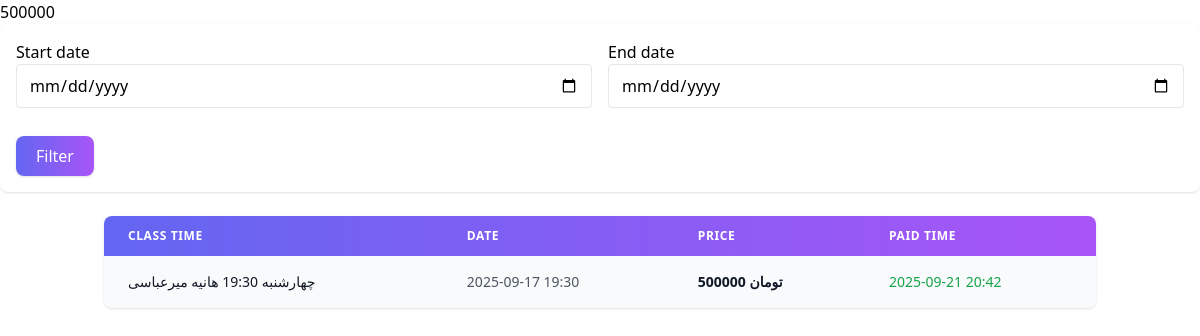
Before: / with the older database file.
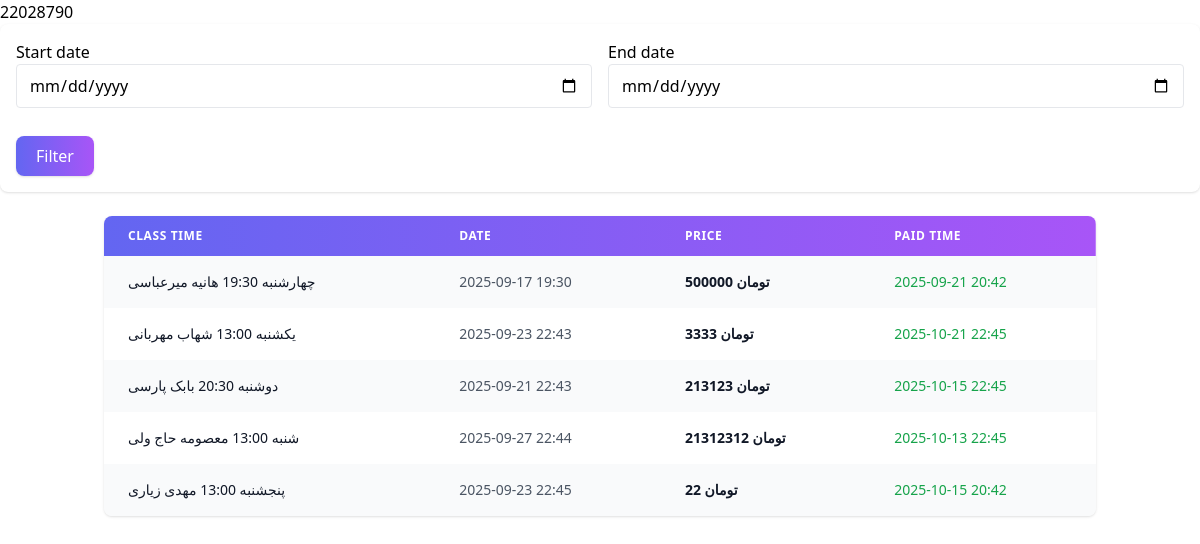
After: the same page with the newer database file.
### classes/models.py (models this page shows, shortened)
class TimeStampMixin(models.Model):
    created_at = models.DateTimeField(auto_now_add=True)
    updated_at = models.DateTimeField(auto_now=True)
    class Meta:
        abstract = True

class Session(TimeStampMixin):
    class_time = models.ForeignKey(to=ClassTime, on_delete=models.PROTECT, related_name="sessions")
    date = models.DateTimeField(default=timezone.now)
    price = models.PositiveIntegerField()
    paid_time = models.DateTimeField(null=True, blank=True)

class ClassTime(TimeStampMixin):
    CHOICES = (
        (1, "شنبه"),
        (2, "یکشنبه"),
        (3, "دوشنبه"),
        (4, "سه شنبه"),
        (5, "چهارشنبه"),
        (6, "پنجشنبه"),
        (7, "جمعه"),
    )
    weekday = models.IntegerField(choices=CHOICES)
    start_time = models.TimeField(default=time(10, 0, 0))
    end_time = models.TimeField(default=time(11, 0, 0))
    classs = models.ForeignKey(to=Class, on_delete=models.CASCADE, related_name="times")
    def __str__(self):
        return f"{self.get_weekday_display()} {str(self.start_time)[:5]} {self.classs.student}"

class Class(TimeStampMixin):
    student = models.OneToOneField(
        to=Student, on_delete=models.PROTECT, related_name="classs"
    )
    class_link = models.URLField()
    upload_link = models.URLField(blank=True, null=True)

class Student(TimeStampMixin):
    COURSES_CHOICES = (
        ("python","python"),
        ("django","django"),
        ("javascript","javascript"),
        ("html","html"),
        ("react.js","react.js"),
        ("scratch","scratch"),
    )
    full_name = models.CharField(max_length=255)
    birth_date = models.DateField(blank=True, null=True)
    country = models.CharField(max_length=127)
    is_active = models.BooleanField(default=True)
    description = models.TextField(blank=True)
    referrer_name = models.CharField(max_length=255, blank=True)
    course = models.CharField(max_length=15, choices=COURSES_CHOICES)
    def __str__(self):
        return f"{self.full_name}"

### classes/views.py (the view)
# urls.py: path('', views.PaymentList.as_view() , name="home"),
class PaymentList(generic.ListView):
    model = Session
    template_name = "payment_list.html"
    context_object_name = "sessions"
    def get_queryset(self):
        queryset = Session.objects.filter(paid_time__isnull=False)
        self.form = DateForm(self.request.GET)
        if self.form.is_valid():
            start = self.form.cleaned_data.get("start_date")
            end = self.form.cleaned_data.get("end_date")
            if start:
                queryset = queryset.filter(date__gte=start)
            if end:
                queryset = queryset.filter(date__lte=end)
        return queryset
    def get_context_data(self, **kwargs):
        form = DateForm()
        context = super().get_context_data(**kwargs)
        context["form"] = form
        context["total_price"] = (
            self.get_queryset().aggregate(total=Sum("price"))["total"] or 0
        )
        return context

### classes/forms.py
class DateForm(forms.Form):
    start_date = forms.DateField(
        required=False,
        widget=forms.DateInput(attrs={
            "type": "date",
            "class": "border px-3 py-2 rounded w-full"
        })
    )
    end_date = forms.DateField(
        required=False,
        widget=forms.DateInput(attrs={
            "type": "date",
            "class": "border px-3 py-2 rounded w-full"
        })
    )

### classes/templates/payment_list.html (shortened to what this page needs)
{% load crispy_forms_tags %}
<!DOCTYPE html>
<html lang="en">
<head>
</head>
<body>
  {{total_price}}
 <form action="" method="get" class="mb-6 p-4 bg-white rounded-lg shadow">
  <div class="grid grid-cols-1 md:grid-cols-2 gap-4">
    {{ form|crispy }}
  </div>
  <button
    type="submit"
    class="mt-4 px-5 py-2 bg-gradient-to-r from-indigo-500 to-purple-500 text-white font-medium rounded-lg shadow hover:from-indigo-600 hover:to-purple-600 transition-colors">
    Filter
  </button>
</form>
  <div class="container mx-auto px-4">
    <div class="overflow-x-auto bg-white rounded-lg shadow">
      <table class="min-w-full border-collapse">
        <thead>
          <tr class="bg-gradient-to-r from-indigo-500 to-purple-500 text-white">
            <th class="px-6 py-3 text-left text-xs font-semibold uppercase tracking-wider">Class Time</th>
            <th class="px-6 py-3 text-left text-xs font-semibold uppercase tracking-wider">Date</th>
            <th class="px-6 py-3 text-left text-xs font-semibold uppercase tracking-wider">Price</th>
            <th class="px-6 py-3 text-left text-xs font-semibold uppercase tracking-wider">Paid Time</th>
          </tr>
        </thead>
        <tbody>
          {% for session in sessions %}
          <tr class="odd:bg-gray-50 even:bg-white hover:bg-indigo-50 transition-colors">
            <td class="px-6 py-4 whitespace-nowrap text-sm font-medium text-gray-900">
              {{ session.class_time }}
            </td>
            <td class="px-6 py-4 whitespace-nowrap text-sm text-gray-600">
              {{ session.date|date:"Y-m-d H:i" }}
            </td>
            <td class="px-6 py-4 whitespace-nowrap text-sm font-semibold text-gray-900">
              {{ session.price }} تومان
            </td>
            <td
              class="px-6 py-4 whitespace-nowrap text-sm {% if session.paid_time %}text-green-600{% else %}text-red-500{% endif %}">
              {% if session.paid_time %}
              {{ session.paid_time|date:"Y-m-d H:i" }}
              {% else %}
              Not Paid
              {% endif %}
            </td>
          </tr>
          {% empty %}
          <tr>
            <td colspan="4" class="px-6 py-4 text-center text-sm text-gray-500">
              No sessions found.
            </td>
          </tr>
          {% endfor %}
        </tbody>
      </table>
    </div>
  </div>
  <script src="https://cdn.tailwindcss.com"></script>
</body>
</html>

Changed rows visible on the page:
added Session: class_time "یکشنبه 13:00 شهاب مهربانی", date "2025-09-23 22:43", price "3333", paid_time "2025-10-21 22:45"
added Session: class_time "دوشنبه 20:30 بابک پارسی", date "2025-09-21 22:43", price "213123", paid_time "2025-10-15 22:45"
added Session: class_time "شنبه 13:00 معصومه حاج ولی", date "2025-09-27 22:44", price "21312312", paid_time "2025-10-13 22:45"
added Session: class_time "پنجشنبه 13:00 مهدی زیاری", date "2025-09-23 22:45", price "22", paid_time "2025-10-15 20:42"
Other visible differences:
{{ total_price }}: "500000" → "22028790"
